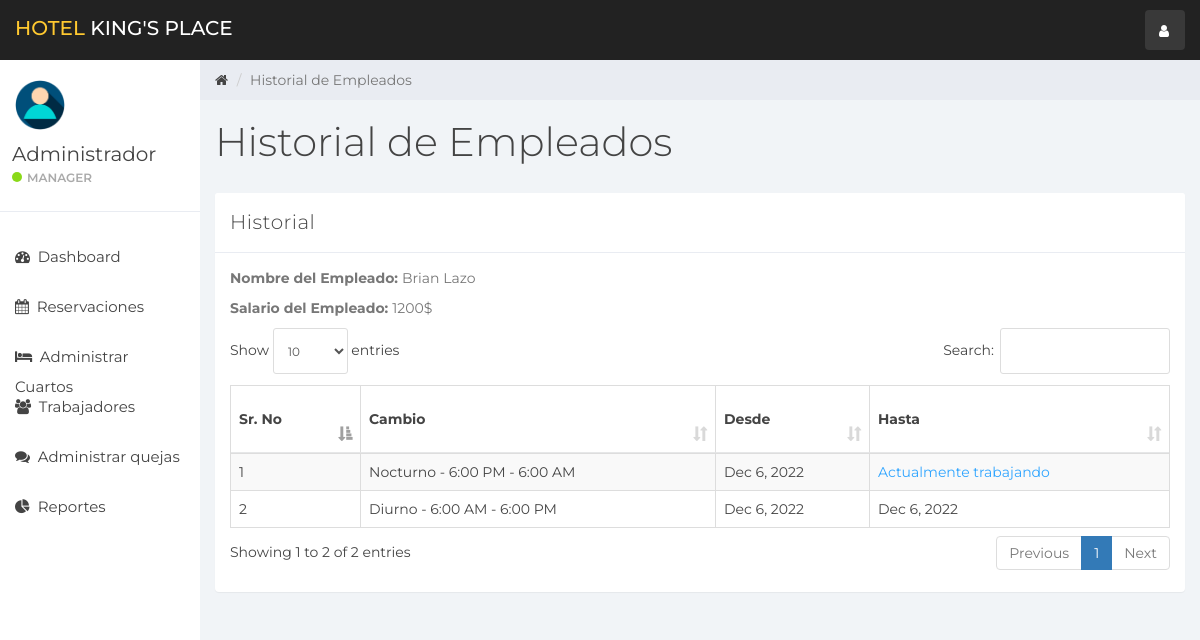
/index.php?emp_historial&empid=1 (signed in), run on the app's committed database.
### tables this page shows
CREATE TABLE `usuario` (
  `id` int(11) NOT NULL,
  `nombre` varchar(100) NOT NULL,
  `username` varchar(15) NOT NULL,
  `email` varchar(100) NOT NULL,
  `password` varchar(100) NOT NULL
);

CREATE TABLE `personal` (
  `id_empleado` int(11) NOT NULL,
  `nombre` varchar(100) NOT NULL,
  `id_tipopersonal` int(11) NOT NULL,
  `id_cambio` int(11) NOT NULL,
  `id_tipodocumento` int(11) NOT NULL,
  `numeroTarjeta` varchar(25) NOT NULL,
  `direccion` varchar(50) NOT NULL,
  `telefono` varchar(9) NOT NULL,
  `salario` bigint(20) NOT NULL,
  `diaIngreso` timestamp NOT NULL DEFAULT current_timestamp() ON UPDATE current_timestamp(),
  `actualizado` datetime NOT NULL
);

CREATE TABLE `historiaempleado` (
  `id` int(11) NOT NULL,
  `id_empleado` int(11) NOT NULL,
  `id_cambio` int(11) NOT NULL,
  `from_date` timestamp NOT NULL DEFAULT current_timestamp(),
  `to_date` timestamp NULL DEFAULT NULL,
  `creado` timestamp NOT NULL DEFAULT current_timestamp()
);

CREATE TABLE `cambio` (
  `id_cambio` int(10) NOT NULL,
  `cambio` varchar(90) NOT NULL,
  `tiempoCambio` varchar(100) NOT NULL
);

### emp_historial.php (the view, shortened to what this page needs)
<div class="col-sm-9 col-sm-offset-3 col-lg-10 col-lg-offset-2 main">
    <div class="row">
        <ol class="breadcrumb">
            <li><a href="#">
                    <em class="fa fa-home"></em>
                </a></li>
            <li class="active">Historial de Empleados</li>
        </ol>
    </div>
    <div class="row">
        <div class="col-lg-12">
            <h1 class="page-header">Historial de Empleados</h1>
        </div>
    </div>
    <div class="row">
        <div class="col-lg-12">
            <div class="panel panel-default">
                <div class="panel-heading">Historial</div>
                <div class="panel-body">
                    <?php
                    if(isset($_GET['empid'])){
                        $emp_id = $_GET['empid'];
                    }else{
                        header('Location:404.php');
                    }
                    $emp = "SELECT * FROM personal WHERE id_empleado='$emp_id'";
                    $emp_result = mysqli_query($connection,$emp);
                    $employee = mysqli_fetch_assoc($emp_result);
                    ?>
                    <p><b>Nombre del Empleado: </b> <?php echo $employee['nombre']; ?></p>
                    <p><b>Salario del Empleado: </b> <?php echo $employee['salario'].'$'; ?></p>
                    <table class="table table-striped table-bordered table-responsive" cellspacing="0" width="100%"
                           id="rooms">
                        <thead>
                        <tr>
                            <th>Sr. No</th>
                            <th>Cambio</th>
                            <th>Desde</th>
                            <th>Hasta</th>
                        </tr>
                        </thead>
                        <tbody>
                        <?php
                        $staff_query = "SELECT * FROM historiaempleado NATURAL JOIN cambio WHERE id_empleado = '$emp_id' ORDER BY creado DESC";
                        $staff_result = mysqli_query($connection, $staff_query);
                        if (mysqli_num_rows($staff_result) > 0) {
                            $num = 0;
                            while ($staff = mysqli_fetch_assoc($staff_result)) {
                                $num++;
                                ?>
                                <tr>
                                    <td><?php echo $num; ?></td>
                                    <td><?php echo $staff['cambio'].' - '.$staff['tiempoCambio']; ?></td>
                                    <td><?php echo date('M j, Y', strtotime($staff['from_date'])); ?></td>
                                    <td>
                                        <?php
                                        if ($staff['to_date'] == NULL){
                                            echo "<div class='color-blue'>Actualmente trabajando</div>";
                                        }else{
                                            echo date('M j, Y', strtotime($staff['to_date']));
                                        }?>
                                    </td>
                                </tr>
                                <?php
                            }
                        }
                        ?>
                        </tbody>
                    </table>
                </div>
            </div>
        </div>
    </div>
</div>

### barra.php (shortened to what this page needs)
<div id="sidebar-collapse" class="col-sm-3 col-lg-2 sidebar">
    <div class="profile-sidebar">
        <div class="profile-userpic">
            <img src="img/user.png" class="img-responsive" alt="">
        </div>
        <div class="profile-usertitle">
            <div class="profile-usertitle-name"><?php echo $user['nombre'];?></div>
            <div class="profile-usertitle-status"><span class="indicator label-success"></span>Manager</div>
        </div>
    </div>
    <ul class="nav menu">
    <?php
        if (isset($_GET['dashboard'])){ ?>
            <li class="active">
                <a href="index.php?dashboard"><em class="fa fa-dashboard">&nbsp;</em>
                    Dashboard
                </a>
            </li>
        <?php } else{?>
            <li>
                <a href="index.php?dashboard"><em class="fa fa-dashboard">&nbsp;</em>
                    Dashboard
                </a>
            </li>
        <?php }
        if (isset($_GET['reservation'])){ ?>
            <li class="active">
            <a href="index.php?reservation"><em class="fa fa-calendar">&nbsp;</em>
                    Reservaciones
                </a>
            </li>
        <?php } else{?>
            <li>
            <a href="index.php?reservation"><em class="fa fa-calendar">&nbsp;</em>
                    Reservaciones
                </a>
            </li>
        <?php }
        if (isset($_GET['manejo_cuart'])){ ?>
            <li class="active">
                <a href="index.php?manejo_cuart"><em class="fa fa-bed">&nbsp;</em>
                    Administrar Cuartos
                </a>
            </li>
        <?php } else{?>
            <li>
            <a href="index.php?manejo_cuart"><em class="fa fa-bed">&nbsp;</em>
                    Administrar Cuartos
                </a>
            </li>
        <?php }
        if (isset($_GET['manejo_trabaj'])){ ?>
            <li class="active">
                <a href="index.php?manejo_trabaj"><em class="fa fa-users">&nbsp;</em>
                    Trabajadores
                </a>
            </li>
        <?php } else{?>
            <li>
                <a href="index.php?manejo_trabaj"><em class="fa fa-users">&nbsp;</em>
                    Trabajadores
                </a>
            </li>
        <?php }
        if (isset($_GET['quejas'])){ ?>
            <li class="active">
                <a href="index.php?quejas"><em class="fa fa-comments">&nbsp;</em>
                    Administrar quejas
                </a>
            </li>
        <?php } else{?>
            <li>
                <a href="index.php?quejas"><em class="fa fa-comments">&nbsp;</em>
                    Administrar quejas
                </a>
            </li>
        <?php }
        ?>
        <?php
        if (isset($_GET['estadist'])){ ?>
            <li class="active">
                <a href="index.php?estadist"><em class="fa fa-pie-chart">&nbsp;</em>
                    Reportes
                </a>
            </li>
        <?php } else{?>
        <li>
            <a href="index.php?estadist"><em class="fa fa-pie-chart">&nbsp;</em>
                    Reportes
            </a>
        </li>
<?php }?>
    </ul>
</div>

### css/styles.css (style rules this page uses)
body { background: #f1f4f7; padding-top: 60px; font-size: 14px; color: #444444; font-family: "Montserrat", "Helvetica Neue", Helvetica, Arial, sans-serif; }
p { color: #777; }
a, a:hover, a:focus { color: #444444; }
h1, h2, h3, h4, h5, h6 { color: #444444; }
h1 { font-weight: 300; font-size: 40px; }
.color-blue { color: #30a5ff; }
.label-success { background-color: #8ad919; }
.panel { border: 0; }
.panel-heading { font-size: 20px; font-weight: 300; letter-spacing: 0.025em; height: 60px; line-height: 38px; }
.panel-default .panel-heading { background: #fff; border-bottom: 1px solid #e9ecf2; color: #444444; }
.sidebar { display: block; padding: 0; display: none; box-shadow: none; background: #fff; }
.sidebar ul { margin: 20px 0px; }
@media (min-width: 768px) { .sidebar { display: block; position: fixed; top: 60px; bottom: 0; left: 0; z-index: 1000; display: block; margin: 0; padding: 0; overflow-x: hidden; overflow-y: auto; } }
.sidebar ul.nav li a { height: 50px; font-size: 15px; line-height: 2em; color: #444444; }
.profile-sidebar { padding: 10px 0; border-bottom: 1px solid #e9ecf2; }
.indicator { width: 10px; height: 10px; display: inline-block; border-radius: 9999px; margin-right: 5px; }
.profile-userpic img { float: left; margin: 10px 0px 0px 15px; width: 50px; height: 50px; border-radius: 9999px !important; }
.profile-usertitle { float: left; text-align: left; margin: 10px 0 0 12px; }
.profile-usertitle-name { font-size: 20px; margin-bottom: 0px; }
.profile-usertitle-status { text-transform: uppercase; color: #aaa; font-size: 12px; font-weight: 600; margin-bottom: 15px; }
.breadcrumb { border-radius: 0; padding: 10px 15px 10px 15px; background: #e9ecf2; margin: 0; }
h1.page-header { margin-top: 20px; border-bottom: 0; }
.table { background: #fff; }
.table > thead > tr > th { border-bottom: 1px solid #e6e7e8; vertical-align: middle; height: 50px; }

### data on the page
usuario: nombre "Administrador"
personal: nombre "Brian Lazo", salario "1200"
historiaempleado: id_cambio.cambio "Nocturno", id_cambio.tiempoCambio "6:00 PM - 6:00 AM", from_date "Dec 6, 2022", shows "Actualmente trabajando"
historiaempleado: id_cambio.cambio "Diurno", id_cambio.tiempoCambio "6:00 AM - 6:00 PM", from_date "Dec 6, 2022", to_date "Dec 6, 2022"
